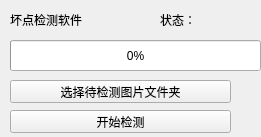
<?xml version="1.0" encoding="UTF-8"?>
<ui version="4.0">
 <class>MainWindow</class>
 <widget class="QMainWindow" name="MainWindow">
  <property name="geometry">
   <rect>
    <x>0</x>
    <y>0</y>
    <width>261</width>
    <height>137</height>
   </rect>
  </property>
  <property name="windowTitle">
   <string>MainWindow</string>
  </property>
  <widget class="QWidget" name="centralwidget">
   <widget class="QProgressBar" name="progressBar">
    <property name="geometry">
     <rect>
      <x>10</x>
      <y>40</y>
      <width>251</width>
      <height>31</height>
     </rect>
    </property>
    <property name="value">
     <number>0</number>
    </property>
   </widget>
   <widget class="QLabel" name="label">
    <property name="geometry">
     <rect>
      <x>10</x>
      <y>10</y>
      <width>101</width>
      <height>20</height>
     </rect>
    </property>
    <property name="text">
     <string>坏点检测软件</string>
    </property>
   </widget>
   <widget class="QPushButton" name="buttonStartCheck">
    <property name="geometry">
     <rect>
      <x>10</x>
      <y>110</y>
      <width>221</width>
      <height>23</height>
     </rect>
    </property>
    <property name="text">
     <string>开始检测</string>
    </property>
   </widget>
   <widget class="QLabel" name="lable_Status">
    <property name="geometry">
     <rect>
      <x>160</x>
      <y>10</y>
      <width>51</width>
      <height>20</height>
     </rect>
    </property>
    <property name="text">
     <string>状态：</string>
    </property>
   </widget>
   <widget class="QPushButton" name="buttonGetPictureFolder">
    <property name="geometry">
     <rect>
      <x>10</x>
      <y>80</y>
      <width>221</width>
      <height>23</height>
     </rect>
    </property>
    <property name="text">
     <string>选择待检测图片文件夹</string>
    </property>
   </widget>
  </widget>
 </widget>
 <resources/>
 <connections/>
</ui>
